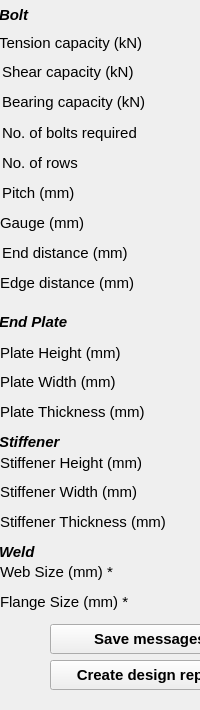
  <widget class="QDockWidget" name="outputDock">
   <property name="sizePolicy">
    <sizepolicy hsizetype="Preferred" vsizetype="Preferred">
     <horstretch>0</horstretch>
     <verstretch>0</verstretch>
    </sizepolicy>
   </property>
   <property name="minimumSize">
    <size>
     <width>125</width>
     <height>710</height>
    </size>
   </property>
   <property name="maximumSize">
    <size>
     <width>310</width>
     <height>710</height>
    </size>
   </property>
   <property name="font">
    <font>
     <family>Arial</family>
     <pointsize>11</pointsize>
     <weight>75</weight>
     <bold>true</bold>
    </font>
   </property>
   <property name="windowTitle">
    <string>Output dock</string>
   </property>
   <attribute name="dockWidgetArea">
    <number>2</number>
   </attribute>
   <widget class="QWidget" name="dockWidgetContents_2">
    <widget class="QLineEdit" name="txt_noBolts">
     <property name="geometry">
      <rect>
       <x>202</x>
       <y>120</y>
       <width>100</width>
       <height>25</height>
      </rect>
     </property>
     <property name="font">
      <font>
       <weight>50</weight>
       <bold>false</bold>
      </font>
     </property>
     <property name="readOnly">
      <bool>true</bool>
     </property>
    </widget>
    <widget class="QLabel" name="t_7">
     <property name="geometry">
      <rect>
       <x>2</x>
       <y>120</y>
       <width>191</width>
       <height>25</height>
      </rect>
     </property>
     <property name="font">
      <font>
       <pointsize>11</pointsize>
       <weight>50</weight>
       <bold>false</bold>
      </font>
     </property>
     <property name="text">
      <string>No. of bolts required</string>
     </property>
    </widget>
    <widget class="QLineEdit" name="txt_rowBolts">
     <property name="geometry">
      <rect>
       <x>202</x>
       <y>150</y>
       <width>100</width>
       <height>25</height>
      </rect>
     </property>
     <property name="font">
      <font>
       <weight>50</weight>
       <bold>false</bold>
      </font>
     </property>
     <property name="readOnly">
      <bool>true</bool>
     </property>
    </widget>
    <widget class="QLineEdit" name="txt_bearCapacity">
     <property name="geometry">
      <rect>
       <x>202</x>
       <y>90</y>
       <width>100</width>
       <height>25</height>
      </rect>
     </property>
     <property name="font">
      <font>
       <weight>50</weight>
       <bold>false</bold>
      </font>
     </property>
     <property name="focusPolicy">
      <enum>Qt::StrongFocus</enum>
     </property>
     <property name="readOnly">
      <bool>true</bool>
     </property>
    </widget>
    <widget class="QLabel" name="label_154">
     <property name="geometry">
      <rect>
       <x>2</x>
       <y>180</y>
       <width>130</width>
       <height>25</height>
      </rect>
     </property>
     <property name="font">
      <font>
       <pointsize>11</pointsize>
       <weight>50</weight>
       <bold>false</bold>
      </font>
     </property>
     <property name="text">
      <string>Pitch (mm)</string>
     </property>
    </widget>
    <widget class="QLineEdit" name="txt_endDist">
     <property name="geometry">
      <rect>
       <x>202</x>
       <y>240</y>
       <width>100</width>
       <height>25</height>
      </rect>
     </property>
     <property name="font">
      <font>
       <weight>50</weight>
       <bold>false</bold>
      </font>
     </property>
     <property name="readOnly">
      <bool>true</bool>
     </property>
    </widget>
    <widget class="QLabel" name="lbl_row_7">
     <property name="geometry">
      <rect>
       <x>2</x>
       <y>150</y>
       <width>130</width>
       <height>25</height>
      </rect>
     </property>
     <property name="font">
      <font>
       <pointsize>11</pointsize>
       <weight>50</weight>
       <bold>false</bold>
      </font>
     </property>
     <property name="text">
      <string>No. of rows</string>
     </property>
    </widget>
    <widget class="QLabel" name="label_155">
     <property name="geometry">
      <rect>
       <x>2</x>
       <y>240</y>
       <width>201</width>
       <height>25</height>
      </rect>
     </property>
     <property name="font">
      <font>
       <pointsize>11</pointsize>
       <weight>50</weight>
       <bold>false</bold>
      </font>
     </property>
     <property name="text">
      <string>End distance (mm)</string>
     </property>
    </widget>
    <widget class="QLabel" name="label_157">
     <property name="geometry">
      <rect>
       <x>-1</x>
       <y>5</y>
       <width>66</width>
       <height>20</height>
      </rect>
     </property>
     <property name="font">
      <font>
       <pointsize>11</pointsize>
       <weight>50</weight>
       <italic>true</italic>
       <bold>false</bold>
       <underline>false</underline>
       <kerning>false</kerning>
      </font>
     </property>
     <property name="text">
      <string>&lt;html&gt;&lt;head/&gt;&lt;body&gt;&lt;p&gt;&lt;span style=&quot; font-weight:600;&quot;&gt;Bolt&lt;/span&gt;&lt;/p&gt;&lt;/body&gt;&lt;/html&gt;</string>
     </property>
    </widget>
    <widget class="QLabel" name="label_158">
     <property name="geometry">
      <rect>
       <x>2</x>
       <y>90</y>
       <width>179</width>
       <height>25</height>
      </rect>
     </property>
     <property name="font">
      <font>
       <pointsize>11</pointsize>
       <weight>50</weight>
       <bold>false</bold>
      </font>
     </property>
     <property name="text">
      <string>&lt;html&gt;&lt;head/&gt;&lt;body&gt;&lt;p&gt;Bearing capacity (kN)&lt;/p&gt;&lt;/body&gt;&lt;/html&gt;</string>
     </property>
    </widget>
    <widget class="QLabel" name="label_161">
     <property name="geometry">
      <rect>
       <x>-1</x>
       <y>310</y>
       <width>130</width>
       <height>25</height>
      </rect>
     </property>
     <property name="font">
      <font>
       <pointsize>11</pointsize>
      </font>
     </property>
     <property name="text">
      <string>&lt;html&gt;&lt;head/&gt;&lt;body&gt;&lt;p&gt;&lt;span style=&quot; font-style:italic;&quot;&gt;End Plate&lt;/span&gt;&lt;/p&gt;&lt;/body&gt;&lt;/html&gt;</string>
     </property>
    </widget>
    <widget class="QLineEdit" name="txt_weldsize_web">
     <property name="geometry">
      <rect>
       <x>202</x>
       <y>561</y>
       <width>100</width>
       <height>25</height>
      </rect>
     </property>
     <property name="font">
      <font>
       <weight>50</weight>
       <bold>false</bold>
      </font>
     </property>
     <property name="readOnly">
      <bool>true</bool>
     </property>
    </widget>
    <widget class="QLabel" name="label_166">
     <property name="geometry">
      <rect>
       <x>-1</x>
       <y>540</y>
       <width>130</width>
       <height>25</height>
      </rect>
     </property>
     <property name="font">
      <font>
       <pointsize>11</pointsize>
      </font>
     </property>
     <property name="text">
      <string>&lt;html&gt;&lt;head/&gt;&lt;body&gt;&lt;p&gt;&lt;span style=&quot; font-weight:600; font-style:italic;&quot;&gt;Weld&lt;/span&gt;&lt;/p&gt;&lt;/body&gt;&lt;/html&gt;</string>
     </property>
    </widget>
    <widget class="QPushButton" name="btn_SaveMessages">
     <property name="geometry">
      <rect>
       <x>50</x>
       <y>624</y>
       <width>200</width>
       <height>30</height>
      </rect>
     </property>
     <property name="toolTip">
      <string>Save log messages</string>
     </property>
     <property name="text">
      <string>Save messages</string>
     </property>
     <property name="autoDefault">
      <bool>true</bool>
     </property>
    </widget>
    <widget class="QPushButton" name="btn_CreateDesign">
     <property name="geometry">
      <rect>
       <x>50</x>
       <y>660</y>
       <width>200</width>
       <height>30</height>
      </rect>
     </property>
     <property name="toolTip">
      <string>Create design report</string>
     </property>
     <property name="text">
      <string>Create design report</string>
     </property>
     <property name="autoDefault">
      <bool>true</bool>
     </property>
    </widget>
    <widget class="QLabel" name="label_159">
     <property name="geometry">
      <rect>
       <x>-1</x>
       <y>30</y>
       <width>161</width>
       <height>25</height>
      </rect>
     </property>
     <property name="font">
      <font>
       <pointsize>11</pointsize>
       <weight>50</weight>
       <bold>false</bold>
      </font>
     </property>
     <property name="text">
      <string>Tension capacity (kN)</string>
     </property>
    </widget>
    <widget class="QLineEdit" name="txt_tensionCapacity">
     <property name="geometry">
      <rect>
       <x>202</x>
       <y>30</y>
       <width>100</width>
       <height>25</height>
      </rect>
     </property>
     <property name="font">
      <font>
       <weight>50</weight>
       <bold>false</bold>
      </font>
     </property>
     <property name="focusPolicy">
      <enum>Qt::StrongFocus</enum>
     </property>
     <property name="text">
      <string/>
     </property>
     <property name="readOnly">
      <bool>true</bool>
     </property>
    </widget>
    <widget class="QLineEdit" name="txt_gauge">
     <property name="geometry">
      <rect>
       <x>202</x>
       <y>210</y>
       <width>100</width>
       <height>25</height>
      </rect>
     </property>
     <property name="font">
      <font>
       <weight>50</weight>
       <bold>false</bold>
      </font>
     </property>
     <property name="readOnly">
      <bool>true</bool>
     </property>
    </widget>
    <widget class="QLabel" name="label_165">
     <property name="geometry">
      <rect>
       <x>0</x>
       <y>210</y>
       <width>131</width>
       <height>25</height>
      </rect>
     </property>
     <property name="font">
      <font>
       <pointsize>11</pointsize>
       <weight>50</weight>
       <bold>false</bold>
      </font>
     </property>
     <property name="text">
      <string>Gauge (mm)</string>
     </property>
    </widget>
    <widget class="QLineEdit" name="txt_shearCapacity">
     <property name="geometry">
      <rect>
       <x>202</x>
       <y>60</y>
       <width>100</width>
       <height>25</height>
      </rect>
     </property>
     <property name="font">
      <font>
       <weight>50</weight>
       <bold>false</bold>
      </font>
     </property>
     <property name="focusPolicy">
      <enum>Qt::StrongFocus</enum>
     </property>
     <property name="readOnly">
      <bool>true</bool>
     </property>
    </widget>
    <widget class="QLabel" name="label_167">
     <property name="geometry">
      <rect>
       <x>2</x>
       <y>60</y>
       <width>179</width>
       <height>25</height>
      </rect>
     </property>
     <property name="font">
      <font>
       <pointsize>11</pointsize>
       <weight>50</weight>
       <bold>false</bold>
      </font>
     </property>
     <property name="text">
      <string>&lt;html&gt;&lt;head/&gt;&lt;body&gt;&lt;p&gt;Shear capacity (kN)&lt;/p&gt;&lt;/body&gt;&lt;/html&gt;</string>
     </property>
    </widget>
    <widget class="QLabel" name="label_162">
     <property name="geometry">
      <rect>
       <x>-1</x>
       <y>430</y>
       <width>130</width>
       <height>25</height>
      </rect>
     </property>
     <property name="font">
      <font>
       <pointsize>11</pointsize>
      </font>
     </property>
     <property name="text">
      <string>&lt;html&gt;&lt;head/&gt;&lt;body&gt;&lt;p&gt;&lt;span style=&quot; font-style:italic;&quot;&gt;Stiffener&lt;/span&gt;&lt;/p&gt;&lt;/body&gt;&lt;/html&gt;</string>
     </property>
    </widget>
    <widget class="QLabel" name="label_160">
     <property name="geometry">
      <rect>
       <x>0</x>
       <y>270</y>
       <width>201</width>
       <height>25</height>
      </rect>
     </property>
     <property name="font">
      <font>
       <pointsize>11</pointsize>
       <weight>50</weight>
       <bold>false</bold>
      </font>
     </property>
     <property name="text">
      <string>Edge distance (mm)</string>
     </property>
    </widget>
    <widget class="QLineEdit" name="txt_edgeDist">
     <property name="geometry">
      <rect>
       <x>202</x>
       <y>270</y>
       <width>100</width>
       <height>25</height>
      </rect>
     </property>
     <property name="font">
      <font>
       <weight>50</weight>
       <bold>false</bold>
      </font>
     </property>
     <property name="readOnly">
      <bool>true</bool>
     </property>
    </widget>
    <widget class="QLineEdit" name="txt_pitch">
     <property name="geometry">
      <rect>
       <x>202</x>
       <y>180</y>
       <width>100</width>
       <height>25</height>
      </rect>
     </property>
     <property name="font">
      <font>
       <weight>50</weight>
       <bold>false</bold>
      </font>
     </property>
     <property name="readOnly">
      <bool>true</bool>
     </property>
    </widget>
    <widget class="QLabel" name="label_180">
     <property name="geometry">
      <rect>
       <x>0</x>
       <y>340</y>
       <width>141</width>
       <height>25</height>
      </rect>
     </property>
     <property name="font">
      <font>
       <pointsize>11</pointsize>
       <weight>50</weight>
       <bold>false</bold>
      </font>
     </property>
     <property name="text">
      <string>Plate Height (mm)</string>
     </property>
    </widget>
    <widget class="QLineEdit" name="txt_platethickness">
     <property name="geometry">
      <rect>
       <x>200</x>
       <y>400</y>
       <width>100</width>
       <height>25</height>
      </rect>
     </property>
     <property name="font">
      <font>
       <weight>50</weight>
       <bold>false</bold>
      </font>
     </property>
     <property name="focusPolicy">
      <enum>Qt::StrongFocus</enum>
     </property>
     <property name="readOnly">
      <bool>true</bool>
     </property>
    </widget>
    <widget class="QLineEdit" name="txt_plateheight">
     <property name="geometry">
      <rect>
       <x>200</x>
       <y>340</y>
       <width>100</width>
       <height>25</height>
      </rect>
     </property>
     <property name="font">
      <font>
       <weight>50</weight>
       <bold>false</bold>
      </font>
     </property>
     <property name="focusPolicy">
      <enum>Qt::StrongFocus</enum>
     </property>
     <property name="text">
      <string/>
     </property>
     <property name="readOnly">
      <bool>true</bool>
     </property>
    </widget>
    <widget class="QLabel" name="label_181">
     <property name="geometry">
      <rect>
       <x>0</x>
       <y>400</y>
       <width>179</width>
       <height>25</height>
      </rect>
     </property>
     <property name="font">
      <font>
       <pointsize>11</pointsize>
       <weight>50</weight>
       <bold>false</bold>
      </font>
     </property>
     <property name="text">
      <string>&lt;html&gt;&lt;head/&gt;&lt;body&gt;&lt;p&gt;Plate Thickness (mm)&lt;/p&gt;&lt;/body&gt;&lt;/html&gt;</string>
     </property>
    </widget>
    <widget class="QLabel" name="label_182">
     <property name="geometry">
      <rect>
       <x>0</x>
       <y>370</y>
       <width>179</width>
       <height>25</height>
      </rect>
     </property>
     <property name="font">
      <font>
       <pointsize>11</pointsize>
       <weight>50</weight>
       <bold>false</bold>
      </font>
     </property>
     <property name="text">
      <string>&lt;html&gt;&lt;head/&gt;&lt;body&gt;&lt;p&gt;Plate Width (mm)&lt;/p&gt;&lt;/body&gt;&lt;/html&gt;</string>
     </property>
    </widget>
    <widget class="QLineEdit" name="txt_platewidth">
     <property name="geometry">
      <rect>
       <x>200</x>
       <y>370</y>
       <width>100</width>
       <height>25</height>
      </rect>
     </property>
     <property name="font">
      <font>
       <weight>50</weight>
       <bold>false</bold>
      </font>
     </property>
     <property name="focusPolicy">
      <enum>Qt::StrongFocus</enum>
     </property>
     <property name="readOnly">
      <bool>true</bool>
     </property>
    </widget>
    <widget class="QLabel" name="label_199">
     <property name="geometry">
      <rect>
       <x>0</x>
       <y>450</y>
       <width>141</width>
       <height>25</height>
      </rect>
     </property>
     <property name="font">
      <font>
       <pointsize>11</pointsize>
       <weight>50</weight>
       <bold>false</bold>
      </font>
     </property>
     <property name="text">
      <string>Stiffener Height (mm)</string>
     </property>
    </widget>
    <widget class="QLineEdit" name="txt_stiffwidth">
     <property name="geometry">
      <rect>
       <x>200</x>
       <y>480</y>
       <width>100</width>
       <height>25</height>
      </rect>
     </property>
     <property name="font">
      <font>
       <weight>50</weight>
       <bold>false</bold>
      </font>
     </property>
     <property name="focusPolicy">
      <enum>Qt::StrongFocus</enum>
     </property>
     <property name="readOnly">
      <bool>true</bool>
     </property>
    </widget>
    <widget class="QLineEdit" name="txt_stiffheight">
     <property name="geometry">
      <rect>
       <x>200</x>
       <y>450</y>
       <width>100</width>
       <height>25</height>
      </rect>
     </property>
     <property name="font">
      <font>
       <weight>50</weight>
       <bold>false</bold>
      </font>
     </property>
     <property name="focusPolicy">
      <enum>Qt::StrongFocus</enum>
     </property>
     <property name="text">
      <string/>
     </property>
     <property name="readOnly">
      <bool>true</bool>
     </property>
    </widget>
    <widget class="QLabel" name="label_200">
     <property name="geometry">
      <rect>
       <x>0</x>
       <y>480</y>
       <width>179</width>
       <height>25</height>
      </rect>
     </property>
     <property name="font">
      <font>
       <pointsize>11</pointsize>
       <weight>50</weight>
       <bold>false</bold>
      </font>
     </property>
     <property name="text">
      <string>&lt;html&gt;&lt;head/&gt;&lt;body&gt;&lt;p&gt;Stiffener Width (mm)&lt;/p&gt;&lt;/body&gt;&lt;/html&gt;</string>
     </property>
    </widget>
    <widget class="QLineEdit" name="txt_stiffthickness">
     <property name="geometry">
      <rect>
       <x>200</x>
       <y>510</y>
       <width>100</width>
       <height>25</height>
      </rect>
     </property>
     <property name="font">
      <font>
       <weight>50</weight>
       <bold>false</bold>
      </font>
     </property>
     <property name="focusPolicy">
      <enum>Qt::StrongFocus</enum>
     </property>
     <property name="readOnly">
      <bool>true</bool>
     </property>
    </widget>
    <widget class="QLabel" name="label_201">
     <property name="geometry">
      <rect>
       <x>0</x>
       <y>510</y>
       <width>179</width>
       <height>25</height>
      </rect>
     </property>
     <property name="font">
      <font>
       <pointsize>11</pointsize>
       <weight>50</weight>
       <bold>false</bold>
      </font>
     </property>
     <property name="text">
      <string>&lt;html&gt;&lt;head/&gt;&lt;body&gt;&lt;p&gt;Stiffener Thickness (mm)&lt;/p&gt;&lt;/body&gt;&lt;/html&gt;</string>
     </property>
    </widget>
    <widget class="QLabel" name="label_weld_size_3">
     <property name="geometry">
      <rect>
       <x>0</x>
       <y>560</y>
       <width>131</width>
       <height>25</height>
      </rect>
     </property>
     <property name="font">
      <font>
       <pointsize>11</pointsize>
       <weight>50</weight>
       <bold>false</bold>
      </font>
     </property>
     <property name="text">
      <string>&lt;html&gt;&lt;head/&gt;&lt;body&gt;&lt;p&gt;Web Size (mm) *&lt;/p&gt;&lt;/body&gt;&lt;/html&gt;</string>
     </property>
    </widget>
    <widget class="QLabel" name="label_weld_size_4">
     <property name="geometry">
      <rect>
       <x>0</x>
       <y>590</y>
       <width>131</width>
       <height>25</height>
      </rect>
     </property>
     <property name="font">
      <font>
       <pointsize>11</pointsize>
       <weight>50</weight>
       <bold>false</bold>
      </font>
     </property>
     <property name="text">
      <string>&lt;html&gt;&lt;head/&gt;&lt;body&gt;&lt;p&gt;Flange Size (mm) *&lt;/p&gt;&lt;/body&gt;&lt;/html&gt;</string>
     </property>
    </widget>
    <widget class="QLineEdit" name="txt_weldsize_2">
     <property name="geometry">
      <rect>
       <x>202</x>
       <y>590</y>
       <width>100</width>
       <height>25</height>
      </rect>
     </property>
     <property name="font">
      <font>
       <weight>50</weight>
       <bold>false</bold>
      </font>
     </property>
     <property name="readOnly">
      <bool>true</bool>
     </property>
    </widget>
    <zorder>txt_noBolts</zorder>
    <zorder>t_7</zorder>
    <zorder>txt_rowBolts</zorder>
    <zorder>txt_bearCapacity</zorder>
    <zorder>label_154</zorder>
    <zorder>txt_endDist</zorder>
    <zorder>lbl_row_7</zorder>
    <zorder>label_155</zorder>
    <zorder>label_157</zorder>
    <zorder>label_158</zorder>
    <zorder>label_161</zorder>
    <zorder>txt_weldsize_web</zorder>
    <zorder>label_166</zorder>
    <zorder>btn_SaveMessages</zorder>
    <zorder>btn_CreateDesign</zorder>
    <zorder>txt_tensionCapacity</zorder>
    <zorder>txt_gauge</zorder>
    <zorder>label_165</zorder>
    <zorder>label_159</zorder>
    <zorder>txt_shearCapacity</zorder>
    <zorder>label_167</zorder>
    <zorder>label_162</zorder>
    <zorder>label_160</zorder>
    <zorder>txt_edgeDist</zorder>
    <zorder>txt_pitch</zorder>
    <zorder>label_180</zorder>
    <zorder>txt_platethickness</zorder>
    <zorder>txt_plateheight</zorder>
    <zorder>label_181</zorder>
    <zorder>label_182</zorder>
    <zorder>txt_platewidth</zorder>
    <zorder>label_199</zorder>
    <zorder>txt_stiffwidth</zorder>
    <zorder>txt_stiffheight</zorder>
    <zorder>label_200</zorder>
    <zorder>txt_stiffthickness</zorder>
    <zorder>label_201</zorder>
    <zorder>label_weld_size_3</zorder>
    <zorder>label_weld_size_4</zorder>
    <zorder>txt_weldsize_2</zorder>
   </widget>
  </widget>
